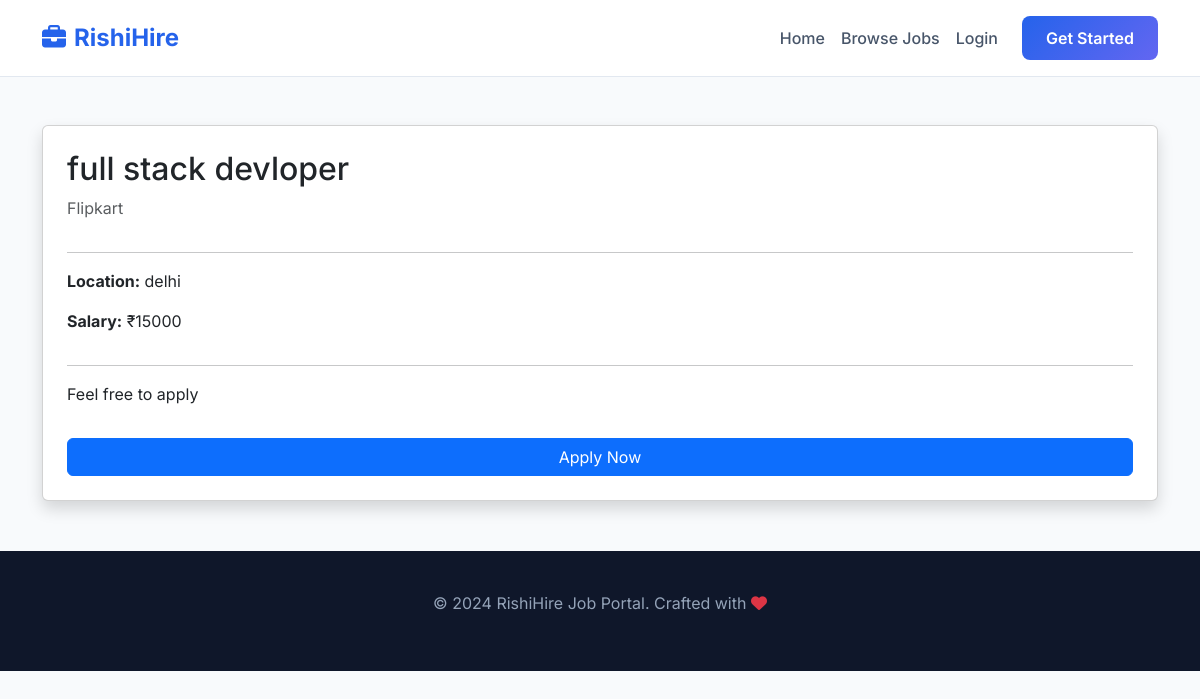
The page /job/4/ on the database its author committed.
### jobs/models.py (models this page shows, shortened)
class Job(models.Model):
    employer = models.ForeignKey(settings.AUTH_USER_MODEL, on_delete=models.CASCADE)
    title = models.CharField(max_length=200)
    company = models.CharField(max_length=200)
    location = models.CharField(max_length=200)
    salary = models.IntegerField()
    description = models.TextField()

### jobs/views.py (the view)
# urls.py: path('job/<int:id>/', views.job_detail, name='job_detail'),
def job_detail(request, id):
    job = get_object_or_404(Job, id=id)
    return render(request, 'jobs/job_detail.html', {'job': job})

### jobs/templates/jobs/job_detail.html
{% extends 'base.html' %}
{% block content %}
<div class="container mt-5">
    <div class="card shadow p-4">
        <h2>{{ job.title }}</h2>
        <p class="text-muted">{{ job.company }}</p>
        <hr>
        <p><strong>Location:</strong> {{ job.location }}</p>
        <p><strong>Salary:</strong> ₹{{ job.salary }}</p>
        <hr>
        <p>{{ job.description }}</p>
        <a href="{% url 'apply_job' job.id %}" class="btn btn-primary mt-3">
            Apply Now
        </a>
    </div>
</div>
{% endblock %}

### templates/base.html (style rules this page uses)
:root { --primary-color: #2563eb; --secondary-color: #6366f1; --bg-light: #f8fafc; }
body { font-family: 'Inter', sans-serif; background-color: var(--bg-light); color: #1e293b; }

### rows shown on the page
Job: title "full stack devloper", company "Flipkart", location "delhi", salary "15000", description "Feel free to apply"
